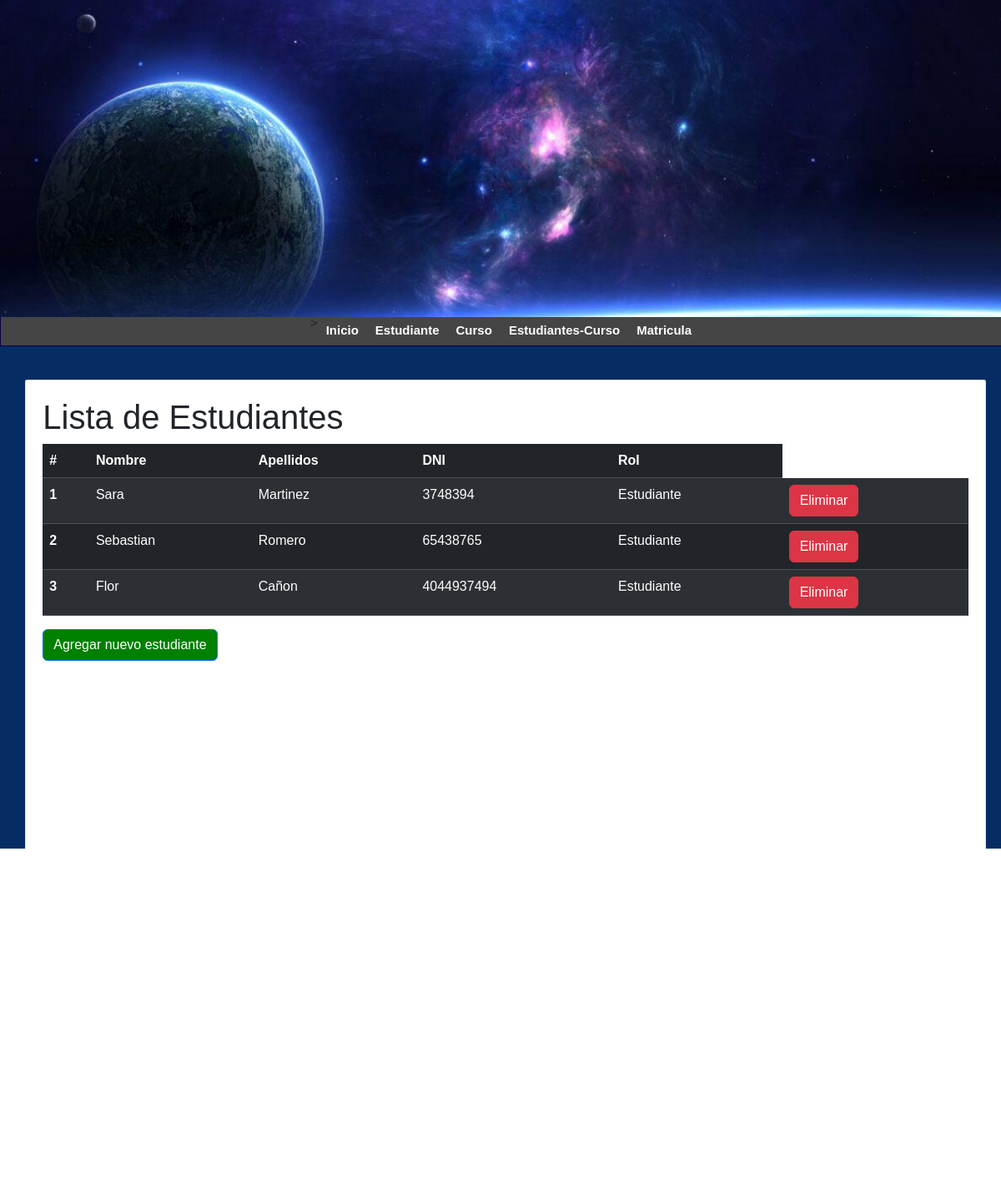
The app's page /Lista-estudiantes/ with its own data.
### persona/models.py (models this page shows, shortened)
class Persona(models.Model):
    nombre = models.CharField(max_length=100)
    apellidos = models.CharField(max_length=100)
    dni = models.CharField(max_length=10, unique=True)  # dni unico
    telefono = models.CharField(max_length=10)
    email = models.EmailField()
    fecha_nacimiento = models.DateField()
    rol = models.CharField(max_length=20)
    created_at = models.DateTimeField(auto_now_add=True)
    class Meta:
        db_table = 'persona'

### persona/views.py (the view)
# urls.py: path('Lista-estudiantes/',get_estudiantes, name='lista-estudiantes'),
def get_estudiantes(request):
    estudiantes = Persona.objects.filter(rol='Estudiante')
    return render(request, 'lista-estudiantes.html', {
        'title': 'Lista de Estudiantes',
        'estudiantes': estudiantes
    })

### 2momento/Momento2/persona/templates/lista-estudiantes.html
{% extends "index.html" %}
{% block content %}
    <h1>{{ title }}</h1>
    <table class="table table-dark table-striped">
        <thead>
            <tr>
                <th scope="col">#</th>
                <th scope="col">Nombre</th>
                <th scope="col">Apellidos</th>
                <th scope="col">DNI</th>
                <th scope="col">Rol</th>
            </tr>
        </thead>
        <tbody>
            {% for estudiante in estudiantes %}
            <tr>
                <th scope="row">{{ forloop.counter }}</th>
                <td>{{ estudiante.nombre }}</td>
                <td>{{ estudiante.apellidos }}</td>
                <td>{{ estudiante.dni }}</td>
                <td>{{ estudiante.rol }}</td>
                <td>
                    <a href="{% url 'eliminar-estudiante' estudiante.dni %}" class="btn btn-danger" onclick="return confirm('¿Estás seguro que deseas eliminar este estudiante?');">Eliminar</a>
                </td>
            </tr>
            {% endfor %}
        </tbody>
    </table>
    <a href="{% url 'formulario_estudiante' %}" class="btn btn-primary">Agregar nuevo estudiante</a>
{% endblock %}

### mainApp/static/css/styles.css (style rules this page uses)
* { margin: 0px; padding: 0px; font-family: Arial, Helvetica, sans-serif; text-decoration: none; }
body { background-color: #f2f2f2; }

### 2momento/Momento2/mainApp/templates/index.html (style rules this page uses)
body { background-color:#052c65; }
.btn-primary { background-color: green; }

### records on screen
Persona: nombre "Sara", apellidos "Martinez", dni "3748394", rol "Estudiante"
Persona: nombre "Sebastian", apellidos "Romero", dni "65438765", rol "Estudiante"
Persona: nombre "Flor", apellidos "Cañon", dni "4044937494", rol "Estudiante"

### other values on screen
{{ title }} "Lista de Estudiantes"
